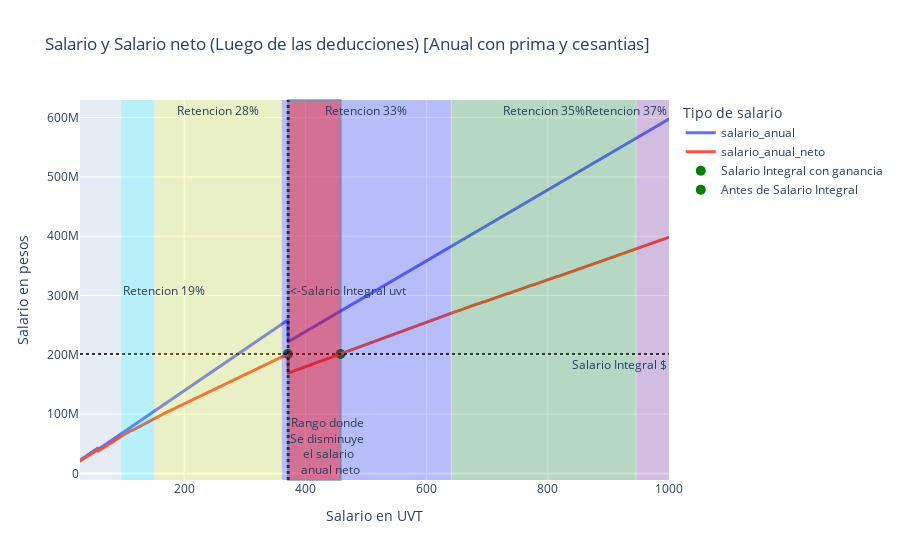

The notebook cell saved with this chart:
### Code cell
import plotly.graph_objects as go

# grafiar salario_pesos, salario_neto vs n_uvt en plotly
fig = px.line(
    salario_col,
    x="n_uvt",
    y=["salario_anual", "salario_anual_neto"],
    title="Salario y Salario neto (Luego de las deducciones) [Anual con prima y cesantias]",
    labels={
        "n_uvt": "Salario en UVT",
        "value": "Salario en pesos",
        "variable": "Tipo de salario",
    },
)

fig.update_traces(line=dict(width=3))

# linea horizontal en salario integral alpha=0.5
fig.add_hline(
    y=salario_integral_anual_neto,
    line_width=2,
    line_dash="dot",
    line_color="black",
    opacity=0.8,
    annotation_text="Salario Integral $",
    annotation_position="bottom right",
)

# linea vertical en salario integral
fig.add_vline(
    x=salario_inte_uvt,
    line_width=3,
    line_dash="dot",
    line_color="black",
    opacity=0.8,
    annotation_text="<-Salario Integral uvt",
    annotation_position="right",
)

# area entre n_uvt = 96 y n_uvt = 150
fig.add_vrect(
    x0=96,
    x1=150,
    line_width=0,
    fillcolor="cyan",
    opacity=0.2,
    annotation_text="Retencion 19%",
    annotation_position="left",
)

# area entre n_uvt = 151 y n_uvt = 360
fig.add_vrect(
    x0=151,
    x1=360,
    line_width=0,
    fillcolor="yellow",
    opacity=0.2,
    annotation_text="Retencion 28%",
    annotation_position="top",
)
# area entre n_uvt = 361 y n_uvt = 640
fig.add_vrect(
    x0=361,
    x1=640,
    line_width=0,
    fillcolor="blue",
    opacity=0.2,
    annotation_text="Retencion 33%",
    annotation_position="top",
)
# area entre n_uvt = 641 y n_uvt = 945
fig.add_vrect(
    x0=641,
    x1=945,
    line_width=0,
    fillcolor="green",
    opacity=0.2,
    annotation_text="Retencion 35%",
    annotation_position="top",
)
# area entre n_uvt = 946 y n_uvt = 1000
fig.add_vrect(
    x0=946,
    x1=1000,
    line_width=0,
    fillcolor="purple",
    opacity=0.2,
    annotation_text="Retencion 37%",
)
# rectangulo entre n_uvt = salario_inte_uvt y n_uvt= n_uvt_nivel
fig.add_vrect(
    x0=salario_inte_uvt,
    x1=n_uvt_nivel,
    line_width=2,
    fillcolor="red",
    opacity=0.4,
    annotation_text="Rango donde <br>Se disminuye <br>el salario<br> anual neto",
    annotation_position="bottom left",
)

fig.add_trace(
    go.Scatter(
        x=[n_uvt_nivel],
        y=[salario_integral_anual_neto],
        mode="markers",
        marker=dict(size=10, color="Green"),
        name="Salario Integral con ganancia",
    )
)

fig.add_trace(
    go.Scatter(
        x=[int(salario_inte_uvt)],
        y=[salario_integral_anual_neto],
        mode="markers",
        marker=dict(size=10, color="Green"),
        name="Antes de Salario Integral",
    )
)


fig.show()

### Figure 1 — Plotly figure (JSON) as saved in the notebook; plotly's stock layout.template omitted (floating-point values rounded to 4 significant figures; data arrays with more than 128 entries replaced by an {"elided": "..."} marker saying what was removed)
{"data": [{"hovertemplate": "Tipo de salario=salario_anual<br>Salario en UVT=%{x}<br>Salario en pesos=%{y}<extra></extra>", "legendgroup": "salario_anual", "line": {"color": "#636efa", "dash": "solid", "width": 3}, "marker": {"symbol": "circle"}, "mode": "lines", "name": "salario_anual", "showlegend": true, "type": "scattergl", "x": {"elided": "975 float values"}, "xaxis": "x", "y": {"elided": "975 int values"}, "yaxis": "y"}, {"hovertemplate": "Tipo de salario=salario_anual_neto<br>Salario en UVT=%{x}<br>Salario en pesos=%{y}<extra></extra>", "legendgroup": "salario_anual_neto", "line": {"color": "#EF553B", "dash": "solid", "width": 3}, "marker": {"symbol": "circle"}, "mode": "lines", "name": "salario_anual_neto", "showlegend": true, "type": "scattergl", "x": {"elided": "975 float values"}, "xaxis": "x", "y": {"elided": "975 float values"}, "yaxis": "y"}, {"marker": {"color": "Green", "size": 10}, "mode": "markers", "name": "Salario Integral con ganancia", "type": "scatter", "x": [458], "y": [201300000.0]}, {"marker": {"color": "Green", "size": 10}, "mode": "markers", "name": "Antes de Salario Integral", "type": "scatter", "x": [371], "y": [201300000.0]}], "layout": {"annotations": [{"showarrow": false, "text": "Salario Integral $", "x": 1, "xanchor": "right", "xref": "x domain", "y": 201300000.0, "yanchor": "top", "yref": "y"}, {"showarrow": false, "text": "<-Salario Integral uvt", "x": 371.6, "xanchor": "left", "xref": "x", "y": 0.5, "yanchor": "middle", "yref": "y domain"}, {"showarrow": false, "text": "Retencion 19%", "x": 96, "xanchor": "left", "xref": "x", "y": 0.5, "yanchor": "middle", "yref": "y domain"}, {"showarrow": false, "text": "Retencion 28%", "x": 255.5, "xanchor": "center", "xref": "x", "y": 1, "yanchor": "top", "yref": "y domain"}, {"showarrow": false, "text": "Retencion 33%", "x": 500.5, "xanchor": "center", "xref": "x", "y": 1, "yanchor": "top", "yref": "y domain"}, {"showarrow": false, "text": "Retencion 35%", "x": 793, "xanchor": "center", "xref": "x", "y": 1, "yanchor": "top", "yref": "y domain"}, {"showarrow": false, "text": "Retencion 37%", "x": 1000, "xanchor": "right", "xref": "x", "y": 1, "yanchor": "top", "yref": "y domain"}, {"showarrow": false, "text": "Rango donde <br>Se disminuye <br>el salario<br> anual neto", "x": 371.6, "xanchor": "left", "xref": "x", "y": 0, "yanchor": "bottom", "yref": "y domain"}], "legend": {"title": {"text": "Tipo de salario"}, "tracegroupgap": 0}, "shapes": [{"line": {"color": "black", "dash": "dot", "width": 2}, "opacity": 0.8, "type": "line", "x0": 0, "x1": 1, "xref": "x domain", "y0": 201300000.0, "y1": 201300000.0, "yref": "y"}, {"line": {"color": "black", "dash": "dot", "width": 3}, "opacity": 0.8, "type": "line", "x0": 371.6, "x1": 371.6, "xref": "x", "y0": 0, "y1": 1, "yref": "y domain"}, {"fillcolor": "cyan", "line": {"width": 0}, "opacity": 0.2, "type": "rect", "x0": 96, "x1": 150, "xref": "x", "y0": 0, "y1": 1, "yref": "y domain"}, {"fillcolor": "yellow", "line": {"width": 0}, "opacity": 0.2, "type": "rect", "x0": 151, "x1": 360, "xref": "x", "y0": 0, "y1": 1, "yref": "y domain"}, {"fillcolor": "blue", "line": {"width": 0}, "opacity": 0.2, "type": "rect", "x0": 361, "x1": 640, "xref": "x", "y0": 0, "y1": 1, "yref": "y domain"}, {"fillcolor": "green", "line": {"width": 0}, "opacity": 0.2, "type": "rect", "x0": 641, "x1": 945, "xref": "x", "y0": 0, "y1": 1, "yref": "y domain"}, {"fillcolor": "purple", "line": {"width": 0}, "opacity": 0.2, "type": "rect", "x0": 946, "x1": 1000, "xref": "x", "y0": 0, "y1": 1, "yref": "y domain"}, {"fillcolor": "red", "line": {"width": 2}, "opacity": 0.4, "type": "rect", "x0": 371.6, "x1": 458, "xref": "x", "y0": 0, "y1": 1, "yref": "y domain"}], "title": {"text": "Salario y Salario neto (Luego de las deducciones) [Anual con prima y cesantias]"}, "xaxis": {"anchor": "y", "domain": [0, 1], "title": {"text": "Salario en UVT"}}, "yaxis": {"anchor": "x", "domain": [0, 1], "title": {"text": "Salario en pesos"}}}}
